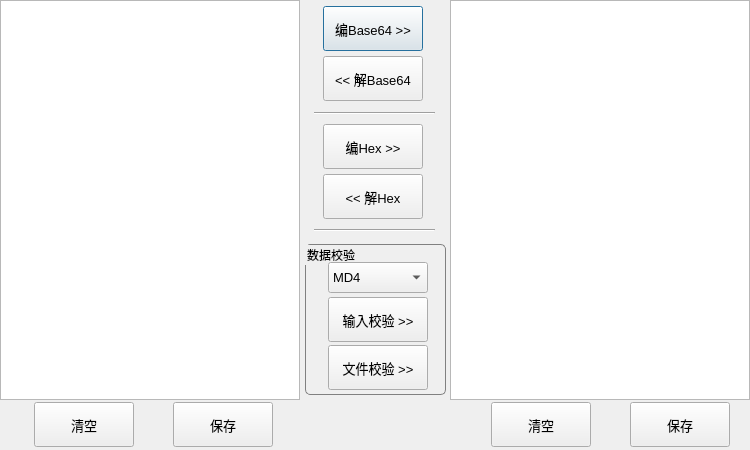
<?xml version="1.0" encoding="UTF-8"?>
<ui version="4.0">
 <class>Dialog</class>
 <widget class="QDialog" name="Dialog">
  <property name="geometry">
   <rect>
    <x>0</x>
    <y>0</y>
    <width>750</width>
    <height>450</height>
   </rect>
  </property>
  <property name="windowTitle">
   <string>常用字串处理</string>
  </property>
  <widget class="QTextEdit" name="rawTextEdit">
   <property name="geometry">
    <rect>
     <x>0</x>
     <y>0</y>
     <width>300</width>
     <height>400</height>
    </rect>
   </property>
   <property name="font">
    <font>
     <pointsize>10</pointsize>
    </font>
   </property>
   <property name="toolTip">
    <string>数据区</string>
   </property>
  </widget>
  <widget class="QTextEdit" name="aimTextEdit">
   <property name="geometry">
    <rect>
     <x>450</x>
     <y>0</y>
     <width>300</width>
     <height>400</height>
    </rect>
   </property>
   <property name="font">
    <font>
     <pointsize>10</pointsize>
    </font>
   </property>
   <property name="toolTip">
    <string>数据区</string>
   </property>
  </widget>
  <widget class="QPushButton" name="encBase64PushButton">
   <property name="geometry">
    <rect>
     <x>323</x>
     <y>6</y>
     <width>100</width>
     <height>45</height>
    </rect>
   </property>
   <property name="font">
    <font>
     <pointsize>10</pointsize>
    </font>
   </property>
   <property name="toolTip">
    <string>将左侧编辑框数据进行Base64编码并输出到右侧编辑框</string>
   </property>
   <property name="text">
    <string>编Base64 &gt;&gt;</string>
   </property>
  </widget>
  <widget class="QPushButton" name="decBase64PushButton">
   <property name="geometry">
    <rect>
     <x>323</x>
     <y>56</y>
     <width>100</width>
     <height>45</height>
    </rect>
   </property>
   <property name="font">
    <font>
     <pointsize>10</pointsize>
    </font>
   </property>
   <property name="toolTip">
    <string>将右侧编辑框数据进行Base64解码并输出到左侧编辑框</string>
   </property>
   <property name="text">
    <string>&lt;&lt; 解Base64</string>
   </property>
  </widget>
  <widget class="QPushButton" name="encHexPushButton">
   <property name="geometry">
    <rect>
     <x>323</x>
     <y>124</y>
     <width>100</width>
     <height>45</height>
    </rect>
   </property>
   <property name="font">
    <font>
     <pointsize>10</pointsize>
    </font>
   </property>
   <property name="toolTip">
    <string>将左侧编辑框数据进行Hex编码并输出到右侧编辑框</string>
   </property>
   <property name="text">
    <string>编Hex &gt;&gt;</string>
   </property>
  </widget>
  <widget class="QPushButton" name="decHexPushButton">
   <property name="geometry">
    <rect>
     <x>323</x>
     <y>174</y>
     <width>100</width>
     <height>45</height>
    </rect>
   </property>
   <property name="font">
    <font>
     <pointsize>10</pointsize>
    </font>
   </property>
   <property name="toolTip">
    <string>将右侧编辑框数据进行Hex解码并输出到左侧编辑框</string>
   </property>
   <property name="text">
    <string>&lt;&lt; 解Hex</string>
   </property>
  </widget>
  <widget class="Line" name="line">
   <property name="geometry">
    <rect>
     <x>314</x>
     <y>105</y>
     <width>121</width>
     <height>16</height>
    </rect>
   </property>
   <property name="orientation">
    <enum>Qt::Horizontal</enum>
   </property>
  </widget>
  <widget class="QPushButton" name="clearLeftTextEditPushButton">
   <property name="geometry">
    <rect>
     <x>34</x>
     <y>402</y>
     <width>100</width>
     <height>45</height>
    </rect>
   </property>
   <property name="font">
    <font>
     <pointsize>10</pointsize>
    </font>
   </property>
   <property name="toolTip">
    <string>清空左侧编辑框</string>
   </property>
   <property name="text">
    <string>清空</string>
   </property>
  </widget>
  <widget class="QPushButton" name="saveLeftTextEditPushButton">
   <property name="geometry">
    <rect>
     <x>173</x>
     <y>402</y>
     <width>100</width>
     <height>45</height>
    </rect>
   </property>
   <property name="font">
    <font>
     <pointsize>10</pointsize>
    </font>
   </property>
   <property name="toolTip">
    <string>保存解码后的数据</string>
   </property>
   <property name="text">
    <string>保存</string>
   </property>
  </widget>
  <widget class="QPushButton" name="saveRightTextEditPushButton">
   <property name="geometry">
    <rect>
     <x>630</x>
     <y>402</y>
     <width>100</width>
     <height>45</height>
    </rect>
   </property>
   <property name="font">
    <font>
     <pointsize>10</pointsize>
    </font>
   </property>
   <property name="toolTip">
    <string>保存编码后的数据</string>
   </property>
   <property name="text">
    <string>保存</string>
   </property>
  </widget>
  <widget class="QPushButton" name="clearRightTextEditPushButton">
   <property name="geometry">
    <rect>
     <x>491</x>
     <y>402</y>
     <width>100</width>
     <height>45</height>
    </rect>
   </property>
   <property name="font">
    <font>
     <pointsize>10</pointsize>
    </font>
   </property>
   <property name="toolTip">
    <string>清空右侧编辑框</string>
   </property>
   <property name="text">
    <string>清空</string>
   </property>
  </widget>
  <widget class="Line" name="line_2">
   <property name="geometry">
    <rect>
     <x>314</x>
     <y>222</y>
     <width>121</width>
     <height>16</height>
    </rect>
   </property>
   <property name="orientation">
    <enum>Qt::Horizontal</enum>
   </property>
  </widget>
  <widget class="QGroupBox" name="groupBox">
   <property name="geometry">
    <rect>
     <x>305</x>
     <y>244</y>
     <width>141</width>
     <height>151</height>
    </rect>
   </property>
   <property name="styleSheet">
    <string notr="true">QGroupBox {
    border: 1px solid gray;
    border-radius: 5px;
}</string>
   </property>
   <property name="title">
    <string>数据校验</string>
   </property>
   <widget class="QComboBox" name="comboBox">
    <property name="geometry">
     <rect>
      <x>23</x>
      <y>18</y>
      <width>100</width>
      <height>31</height>
     </rect>
    </property>
    <property name="font">
     <font>
      <pointsize>10</pointsize>
     </font>
    </property>
    <property name="toolTip">
     <string>可选校验类型</string>
    </property>
    <property name="maxVisibleItems">
     <number>11</number>
    </property>
    <property name="maxCount">
     <number>12</number>
    </property>
    <item>
     <property name="text">
      <string>MD4</string>
     </property>
    </item>
    <item>
     <property name="text">
      <string>MD5</string>
     </property>
    </item>
    <item>
     <property name="text">
      <string>SHA1</string>
     </property>
    </item>
   </widget>
   <widget class="QPushButton" name="calcInputHashPushButton">
    <property name="geometry">
     <rect>
      <x>23</x>
      <y>53</y>
      <width>100</width>
      <height>45</height>
     </rect>
    </property>
    <property name="font">
     <font>
      <pointsize>10</pointsize>
     </font>
    </property>
    <property name="toolTip">
     <string>依据指定类型计算左侧编辑框数据的校验结果并输出到右侧编辑框</string>
    </property>
    <property name="text">
     <string>输入校验 &gt;&gt;</string>
    </property>
   </widget>
   <widget class="QPushButton" name="calcFileHashPushButton">
    <property name="geometry">
     <rect>
      <x>23</x>
      <y>101</y>
      <width>100</width>
      <height>45</height>
     </rect>
    </property>
    <property name="font">
     <font>
      <pointsize>10</pointsize>
     </font>
    </property>
    <property name="toolTip">
     <string>依据指定类型计算指定文件的校验结果并输出到右侧编辑框</string>
    </property>
    <property name="text">
     <string>文件校验 &gt;&gt;</string>
    </property>
   </widget>
  </widget>
 </widget>
 <layoutdefault spacing="6" margin="11"/>
 <resources/>
 <connections/>
</ui>
